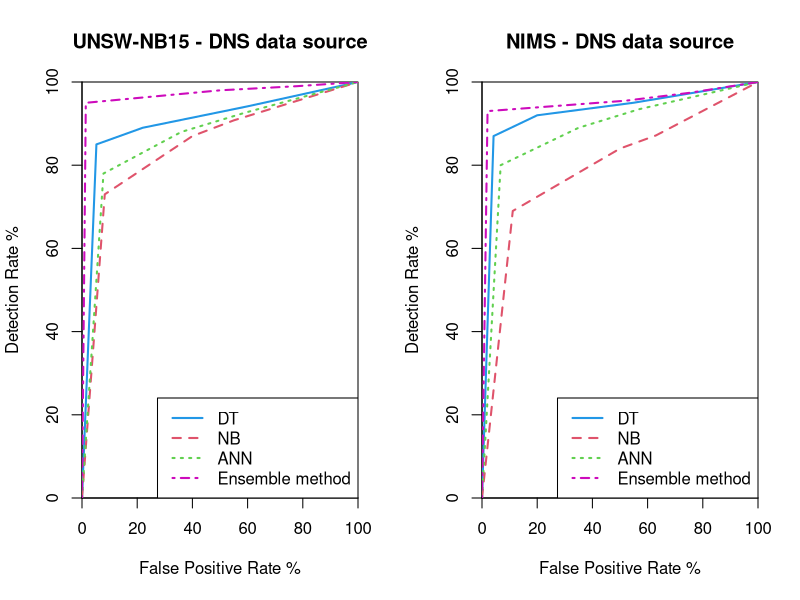
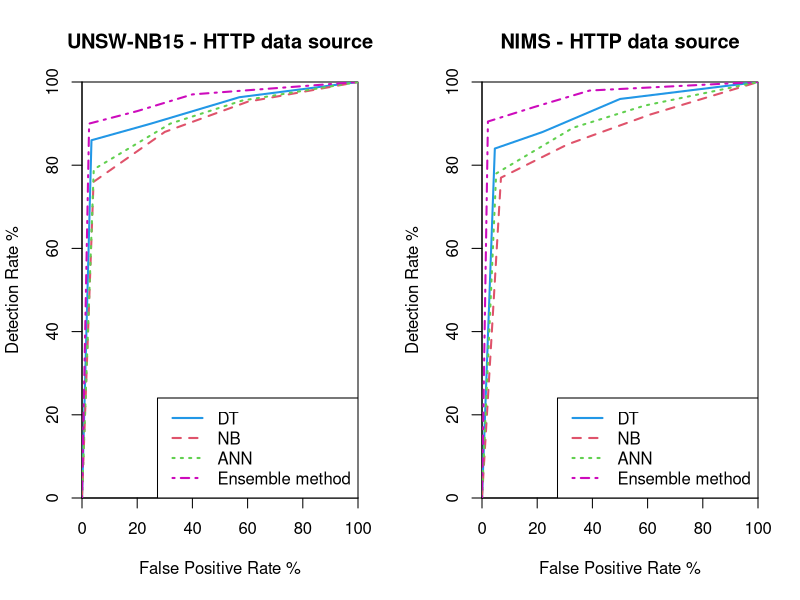

The R source for these figures, in order:

### DNS and HTTP techniques
par(mfrow=c(1,2))
##### DNS data source UNSW

dat1 <- data.frame(TPR = c(85, 89, 94.15),FPR = c( 5.22,22,60))
op <- par(xaxs = "i", yaxs = "i")
plot(TPR ~ FPR, data = dat1, xlim = c(0,100), ylim = c(0,100), type = "n",main="UNSW-NB15 - DNS data source",xlab="False Positive Rate %",ylab="Detection Rate %")
with(dat1, lines(c(0, FPR, 100), c(0, TPR, 100), type = "o", lty=1,lwd=2, col= 4,pch=NA_integer_))
#abline(0, 1)
par(op)

# add points
dat2 <- data.frame(TPR = c(73, 87, 90.78),FPR = c( 8.25,40,55))
points(TPR ~ FPR, dat2,lwd=2,col="blue",lty=2,pch=NA_integer_)
with(dat2, lines(c(0, FPR, 100), c(0, TPR, 100), type = "o", lty=2,lwd=2, col=2,pch=NA_integer_))

# add points
dat3 <- data.frame(TPR = c(78, 88, 92.61),FPR = c( 7.78,36,59))
points(TPR ~ FPR, dat3,lwd=2,col="blue",lty=2,pch=NA_integer_)
with(dat3, lines(c(0, FPR, 100), c(0, TPR, 100), type = "o", lty=3,lwd=2, col=3,pch=NA_integer_))

dat4 <- data.frame(TPR = c(95, 98, 99),FPR = c( 1.38,50,78))
points(TPR ~ FPR, dat4,lwd=2,col="blue",lty=2,pch=NA_integer_)
with(dat4, lines(c(0, FPR, 100), c(0, TPR, 100), type = "o", lty=4,lwd=2, col=6,pch=NA_integer_))

legend("bottomright", legend = c("DT","NB","ANN", "Ensemble method"),lwd=2, col=c(4,2,3,6), lty=c(1,2,3,4))


##### DNS data source NIMS


dat1 <- data.frame(TPR = c(87, 92, 95.02),FPR = c(4.19,20,55))
op <- par(xaxs = "i", yaxs = "i")
plot(TPR ~ FPR, data = dat1, xlim = c(0,100), ylim = c(0,100), type = "n",main="NIMS - DNS data source",xlab="False Positive Rate %",ylab="Detection Rate %")
with(dat1, lines(c(0, FPR, 100), c(0, TPR, 100), type = "o", lty=1,lwd=2, col= 4,pch=NA_integer_))
#abline(0, 1)
par(op)

# add points
dat2 <- data.frame(TPR = c(69, 84, 87.15),FPR = c(11.15,50,63))
points(TPR ~ FPR, dat2,lwd=2,col="blue",lty=2,pch=NA_integer_)
with(dat2, lines(c(0, FPR, 100), c(0, TPR, 100), type = "o", lty=2,lwd=2, col=2,pch=NA_integer_))

# add points
dat3 <- data.frame(TPR = c(80, 89, 93.47),FPR = c( 6.76,35,57))
points(TPR ~ FPR, dat3,lwd=2,col="blue",lty=2,pch=NA_integer_)
with(dat3, lines(c(0, FPR, 100), c(0, TPR, 100), type = "o", lty=3,lwd=2, col=3,pch=NA_integer_))

dat4 <- data.frame(TPR = c(93, 95.5, 97.38),FPR = c( 2.01,52,75))
points(TPR ~ FPR, dat4,lwd=2,col="blue",lty=2,pch=NA_integer_)
with(dat4, lines(c(0, FPR, 100), c(0, TPR, 100), type = "o", lty=4,lwd=2, col=6,pch=NA_integer_))

legend("bottomright", legend = c("DT","NB","ANN", "Ensemble method"),lwd=2, col=c(4,2,3,6), lty=c(1,2,3,4))

##### HTTP data source- UNSW
par(mfrow=c(1,2))

dat1 <- data.frame(TPR = c(86, 90, 96.34),FPR = c( 3.43,25,57))
op <- par(xaxs = "i", yaxs = "i")
plot(TPR ~ FPR, data = dat1, xlim = c(0,100), ylim = c(0,100), type = "n",main="UNSW-NB15 - HTTP data source",xlab="False Positive Rate %",ylab="Detection Rate %")
with(dat1, lines(c(0, FPR, 100), c(0, TPR, 100), type = "o", lty=1,lwd=2, col= 4,pch=NA_integer_))
#abline(0, 1)
par(op)

# add points
dat2 <- data.frame(TPR = c(76, 88, 95.25),FPR = c( 4.18,30,60))
points(TPR ~ FPR, dat2,lwd=2,col="blue",lty=2,pch=NA_integer_)
with(dat2, lines(c(0, FPR, 100), c(0, TPR, 100), type = "o", lty=2,lwd=2, col=2,pch=NA_integer_))

# add points
dat3 <- data.frame(TPR = c(79, 90, 95.53),FPR = c( 4.26,32,58))
points(TPR ~ FPR, dat3,lwd=2,col="blue",lty=2,pch=NA_integer_)
with(dat3, lines(c(0, FPR, 100), c(0, TPR, 100), type = "o", lty=3,lwd=2, col=3,pch=NA_integer_))

dat4 <- data.frame(TPR = c(90, 93, 97.02),FPR = c( 2.58,20,40))
points(TPR ~ FPR, dat4,lwd=2,col="blue",lty=2,pch=NA_integer_)
with(dat4, lines(c(0, FPR, 100), c(0, TPR, 100), type = "o", lty=4,lwd=2, col=6,pch=NA_integer_))

legend("bottomright", legend = c("DT","NB","ANN", "Ensemble method"),lwd=2, col=c(4,2,3,6), lty=c(1,2,3,4))


##### HTTP data source- NISM


dat1 <- data.frame(TPR = c(84, 88, 95.92),FPR = c( 4.65,22,50))
op <- par(xaxs = "i", yaxs = "i")
plot(TPR ~ FPR, data = dat1, xlim = c(0,100), ylim = c(0,100), type = "n",main="NIMS - HTTP data source",xlab="False Positive Rate %",ylab="Detection Rate %")
with(dat1, lines(c(0, FPR, 100), c(0, TPR, 100), type = "o", lty=1,lwd=2, col= 4,pch=NA_integer_))
#abline(0, 1)
par(op)

# add points
dat2 <- data.frame(TPR = c(77, 85, 92.19),FPR = c( 6.87,31,61))
points(TPR ~ FPR, dat2,lwd=2,col="blue",lty=2,pch=NA_integer_)
with(dat2, lines(c(0, FPR, 100), c(0, TPR, 100), type = "o", lty=2,lwd=2, col=2,pch=NA_integer_))

# add points
dat3 <- data.frame(TPR = c(78, 89, 94.34),FPR = c( 5.13,33,59))
points(TPR ~ FPR, dat3,lwd=2,col="blue",lty=2,pch=NA_integer_)
with(dat3, lines(c(0, FPR, 100), c(0, TPR, 100), type = "o", lty=3,lwd=2, col=3,pch=NA_integer_))

dat4 <- data.frame(TPR = c(90.5, 94, 97.95),FPR = c( 2.15,19,39))
points(TPR ~ FPR, dat4,lwd=2,col="blue",lty=2,pch=NA_integer_)
with(dat4, lines(c(0, FPR, 100), c(0, TPR, 100), type = "o", lty=4,lwd=2, col=6,pch=NA_integer_))

legend("bottomright", legend = c("DT","NB","ANN", "Ensemble method"),lwd=2, col=c(4,2,3,6), lty=c(1,2,3,4))




